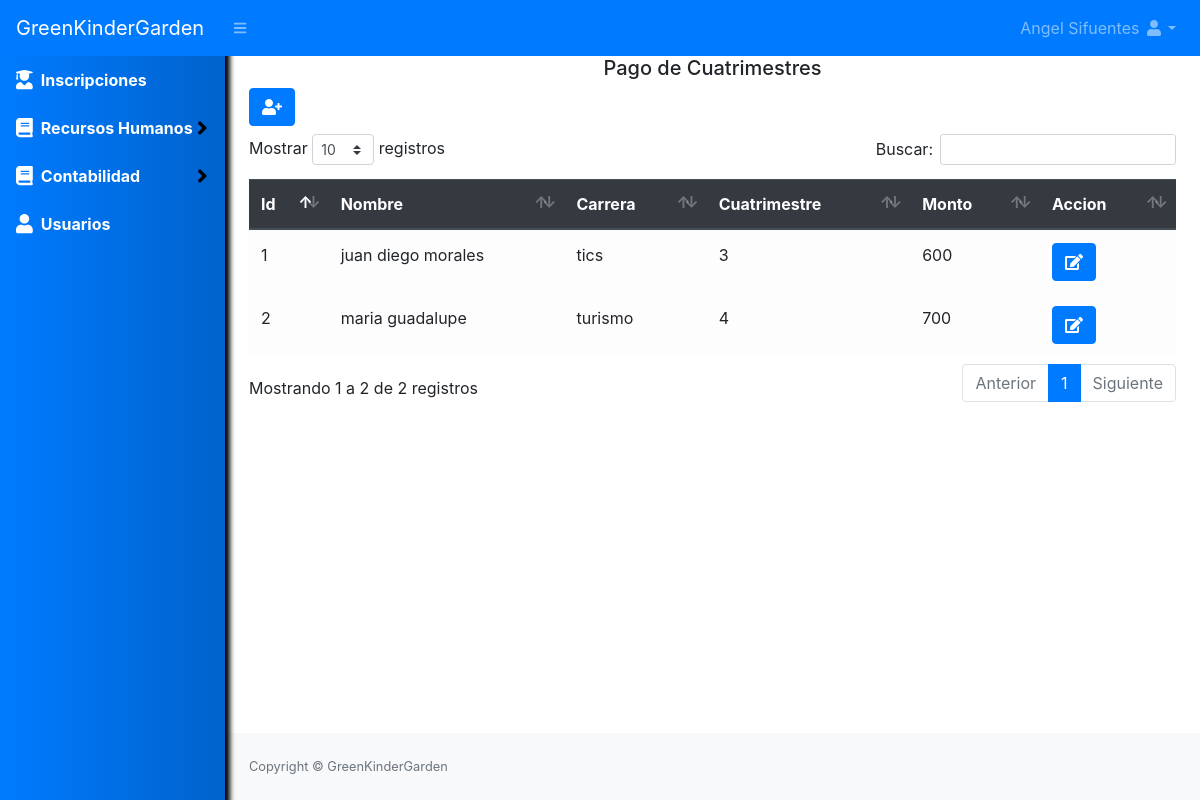
Screenshot of /pagocuatris (signed in) with the database file from the repository.
### tables this page shows
CREATE TABLE `pagocuatri` (
  `id` int(11) NOT NULL,
  `nombre_alumno` varchar(50) NOT NULL,
  `carrera_alumno` varchar(50) NOT NULL,
  `cuatrimestre` varchar(50) NOT NULL,
  `monto` varchar(50) NOT NULL,
  `estado` int(11) NOT NULL DEFAULT 1
);

### Libraries/Core/Views.php (called while the page is built)
<?php
class Views{
    function getView($controller, $view, $data="", $alert="", $config = "", $cliente = "")
    {
        $controller = get_class($controller);
        if ($controller == "Home") {
            $view = "Views/".$view.".php";
        }else{
            $view = "Views/" . $controller . "/" . $view . ".php";
        }
        require_once($view);
    }
}
?>

### Controller/Pagocuatris.php (called while the page is built, shortened)
<?php
class Pagocuatris extends Controllers
{
    public function pagocuatris()
    {
        $data = $this->model->selectPagocuatri();
        $this->views->getView($this, "listar", $data);
    }
}
?>

### index.php (called while the page is built, shortened)
<?php
require_once("Helpers/Helpers.php");
require_once("Libraries/Core/Load.php");
?>

### Libraries/Core/Mysql.php (called while the page is built, shortened)
<?php
class Mysql extends Conexion{
    private $conexion;
    function __construct()
    {
        $this->conexion = new Conexion();
        $this->conexion = $this->conexion->conect();
    }
    public function select_all(string $query){
        $this->strquery = $query;
        $result = $this->conexion->prepare($this->strquery);
        $result->execute();
        $data = $result->fetchall(PDO::FETCH_ASSOC);
        return $data;
    }
}
?>

### Libraries/Core/Conexion.php (called while the page is built)
<?php
class Conexion{
    private $conect;
    public function __construct()
    {
      $conexion = "mysql:host=".HOST.";dbname=".BD.";.CHARSET.";
      try {
          $this->conect = new PDO($conexion, DB_USER, PASS);
          $this->conect->setAttribute(PDO::ATTR_ERRMODE, PDO::ERRMODE_EXCEPTION);
      } catch (PDOException $e) {
          $this->conect = "Error en la conexion";
          echo "Error: " . $e->getMessage();
      }
    }
    public function conect()
    {
        return $this->conect;
    }
}
?>

### Models/PagocuatrisModel.php (called while the page is built, shortened)
<?php
class PagocuatrisModel extends Mysql{
    public function selectPagocuatri()
    {
        $sql = "SELECT * FROM pagocuatri";
        $res = $this->select_all($sql);
        return $res;
    }
}
?>

### Helpers/Helpers.php (called while the page is built, shortened)
<?php
function base_url()
{
    return BASE_URL;
}
?>

### Views/pagocuatris/listar.php (the view, shortened to what this page needs)
<div id="layoutSidenav_content">
    <main>
        <div class="container-fluid">
            <h5 class="text-center">Pago de Cuatrimestres </h5>
            <div class="row">
                <div class="col-lg-12">
                    <button class="btn btn-primary mb-2" type="button" data-toggle="modal" data-target="#nuevoPagocuatri"><i class="fas fa-user-plus"></i></button>
                    <div class="table-responsive">
                        <table class="table table-light mt-4" id="table">
                            <thead class="thead-dark">
                                <tr>
                                    <th>Id</th>
                                    <th>Nombre</th>
                                    <th>Carrera</th>
                                    <th>Cuatrimestre</th>
                                    <th>Monto</th>
                                    <th>Accion</th>
                                </tr>
                            </thead>
                            <tbody>
                            <?php foreach ($data as $pago) {
                                ?>
                                    <tr>
                                        <td><?php echo $pago['id']; ?></td>
                                        <td><?php echo $pago['nombre_alumno']; ?></td>
                                        <td><?php echo $pago['carrera_alumno']; ?></td>
                                        <td><?php echo $pago['cuatrimestre']; ?></td>
                                        <td><?php echo $pago['monto']; ?></td>
                                        <td>
                                        <a class="btn btn-primary" href="<?php echo base_url() ?>pagocuatris/editar?id=<?php echo $pago['id'] ?>"><i class="fas fa-edit"></i></a>
                                        </td>
                                    </tr>
                                    <?php } ?>
                            </tbody>
                        </table>
                    </div>
                </div>
            </div>
        </div>
    </main>

### rows the page displays
pagocuatri: id "1", nombre_alumno "juan diego morales", carrera_alumno "tics", cuatrimestre "3", monto "600"
pagocuatri: id "2", nombre_alumno "maria guadalupe", carrera_alumno "turismo", cuatrimestre "4", monto "700"

### other values shown
$_SESSION['nombre'] "Angel Sifuentes"
